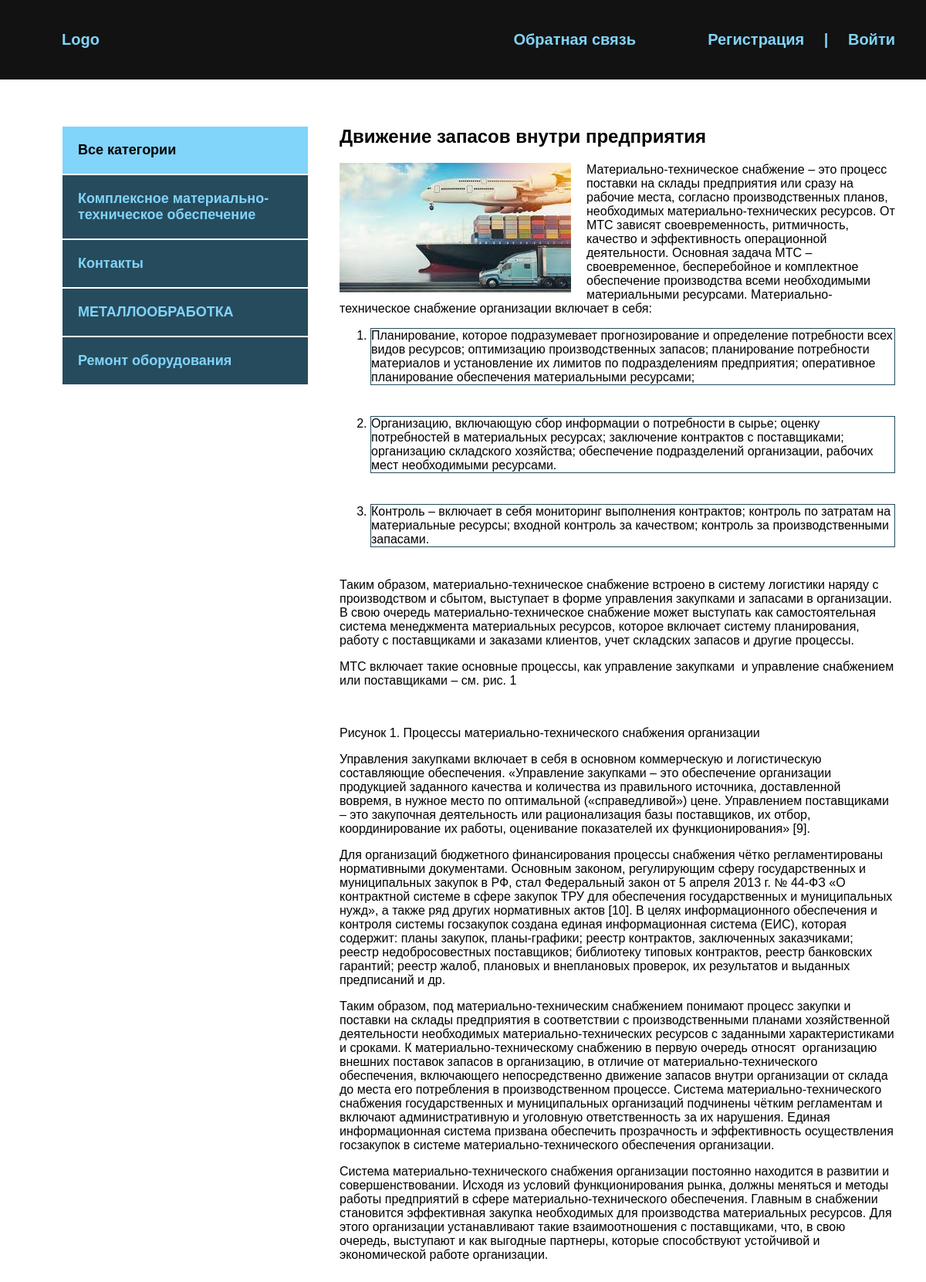
The app's page /post/Inventory-movement-within-the-enterprise/ with its own data.
### blog/models.py (models this page shows, shortened)
class Category(models.Model):
    name = models.CharField(max_length=255, verbose_name='Категория')
    slug = models.SlugField(max_length=255, unique=True, verbose_name='URL')
    def get_absolute_url(self):
        return reverse('category', kwargs={'cat_slug': self.slug})
    class Meta:
        verbose_name = "Категорию"
        verbose_name_plural = "Категории"

class Blog(models.Model):
    title = models.CharField(max_length=255, verbose_name='Название')
    slug = models.SlugField(max_length=255, unique=True, verbose_name='URL')
    content = models.TextField(blank=True, verbose_name='Контент')
    photo = models.ImageField(upload_to="photos/%Y/%m/%d/", blank=True, verbose_name='Фото')
    time_created = models.DateTimeField(auto_now_add=True, verbose_name='Дата публикации')
    time_update = models.DateTimeField(auto_now=True, verbose_name='Дата обновления')
    is_published = models.BooleanField(default=True, verbose_name='Опубликовано')
    cat = models.ForeignKey('Category', on_delete=models.PROTECT, verbose_name='Категория')
    def __str__(self):
        return self.title
    class Meta:
        verbose_name = "Новость"
        verbose_name_plural = "Новости"
        ordering = ['-time_created']

### blog/views.py (the view)
# urls.py: path('post/<slug:post_slug>/', ShowPost.as_view(), name='post'),
class ShowPost(DataMixin, DetailView):
    model = Blog
    template_name = "blog/post.html"
    slug_url_kwarg = 'post_slug'
    context_object_name = 'post'
    def get_context_data(self, *, object_list=None, **kwargs):
        context = super().get_context_data(**kwargs)
        c_def = self.get_user_context(title=context['post'])
        return dict(list(context.items()) + list(c_def.items()))

### blog/utils.py (called while the page is built)
    def get_user_context(self, **kwargs):
        context = kwargs
        cats = Category.objects.annotate(Count('blog'))
        user_menu = menu.copy()
        if not self.request.user.is_authenticated:
            user_menu.pop(0)
        context['menu'] = user_menu
        context['cats'] = cats
        if 'cat_selected' not in context:
            context['cat_selected'] = 0
        return context

### blog/templates/blog/post.html
{% extends 'blog/base.html' %}
{% block content %}
<div class="post">
    <h2>{{ post.title }}</h2>
    {% if post.photo %}
    <img src="{{post.photo.url}}" alt="" class="image">
    {% endif %}
    {{post.content|safe}}
</div>
{% endblock %}

### blog/templates/blog/base.html (shortened to what this page needs)
<!DOCTYPE html>
{% load blog_tags %}
{% load static %}
<html lang="en">
<head>
    <link rel="stylesheet" href="{% static 'css/style.css' %}">
</head>
<body>
    <div class="header">
        <div class="wrap">
          <ul class="mainmenu">
              <li class="logo"><a href="{% url 'index' %}">Logo</a></li>
              {% for m in menu %}
              <li class="last"><a href="{% url m.url_name %}">{{ m.title }}</a></li>
              {% endfor %}
              {% if request.user.is_authenticated %}
              <li class="last">{{ user.username }} | <a href="{% url 'logout' %}">Выйти</a></li>
              {% else %}
              <li class="last"><a href="{% url 'register' %}">Регистрация</a> | <a href="{% url 'login' %}">Войти</a></li>
              {% endif %}
          </ul>
        </div>
    </div>
    <div class="content">
        <div class="wrap">
          <div class="sidebar">
                <ul>
                    {% if cat_selected == 0 %}
                    <li class="selected">Все категории</li>
                    {% else %}
                    <li><a href="{% url 'index' %}">Все категории</a></li>
                    {% endif %}
                    {% for c in cats %}
                        {% if c.blog__count > 0 %}
                            {% if c.pk == cat_selected %}
                            <li class="selected">{{ c.name }}</li>
                            {% else %}
                            <li><a href="{{ c.get_absolute_url }}">{{ c.name }}</a></li>
                            {% endif %}
                        {% endif %}
                    {% endfor %}
                </ul>
          </div>
          <div class="main">
              {% block content %}
              {% endblock %}
          </div>
        </div>
    </div>
</body>

### blog/static/css/style.css (style rules this page uses)
body { margin: 0; padding: 0; background: green; font-family: Verdana, Geneva, Tahoma, sans-serif; }
.wrap { max-width: 1200px; margin: 0 auto; }
.content .wrap { background: #FFF; padding: 40px; box-sizing: border-box; display: flex; }
ul { list-style: none; }
a { color: #81d4fa; text-decoration: none; padding: 20px; }
.header { background: #121212; padding: 20px; }
.mainmenu { display: flex; align-items: center; font-size: 20px; font-weight: bold; justify-content: space-between; }
.logo { flex-basis: 40%; }
.last { flex-basis: 30%; text-align: right; color: #81d4fa; }
.sidebar ul { width: 320px; margin-right: 40px; margin-top: 20px; }
.sidebar a { padding: 20px; display: block; border: 1px solid #FFF; background: #264b5d; font-weight: bold; font-size: 18px; }
.selected { font-size: 18px; padding: 20px; border: 1px solid #FFF; font-weight: bold; background: #81d4fa; }
.main li { border: 1px solid #264b5d; margin-bottom: 40px; }
.image { float: left; margin-right: 20px; max-width: 50%; }
.post { font-size: 16px; }
.last a { display: inline; }

### records on screen
Category: name "Комплексное материально-техническое обеспечение"
Category: name "Контакты"
Category: name "МЕТАЛЛООБРАБОТКА"
Category: name "Ремонт оборудования"
Blog: title "Движение запасов внутри предприятия", photo (picture), content "Материально-техническое снабжение – это процесс поставки на склады предприятия или сразу на рабочие места, согласно производственных планов, необходимых материально-технических ресурсов. От МТС зависят своевременность, ритмичность, качество и эффективность операционной деятельности. Основная задача МТС – своевременное, бесперебойное и комплектное обеспечение производства всеми необходимыми материальными ресурсами. Материально-техническое снабжение организации включает в себя: Планирование, которое подразумевает прогнозирование и определение потребности всех видов ресурсов; оптимизацию производственных запасов; планирование потребности материалов и установление их лимитов по подразделениям…"

### other values on screen
{{ m.title }} "Обратная связь"
